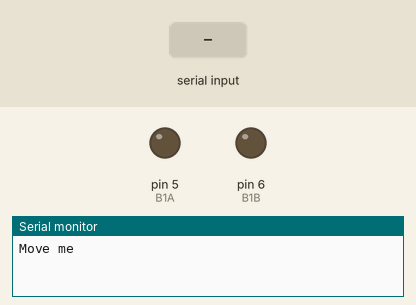
This sketch was run on a simulated Arduino Uno, built with avr-gcc and run on an emulated ATmega328P. Parts: output pins drawn as LEDs (lit = HIGH), the last lines printed to the serial monitor. The test bench sets the inputs (shaded band).

Above: at 1.2 s.
1.3 s: "F" received over Serial
At 1.7 s:
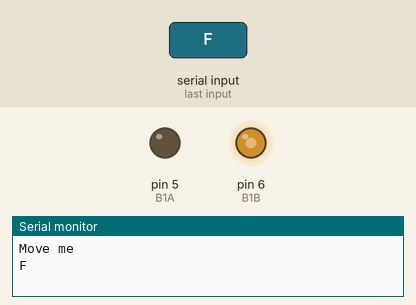
2.8 s: "B" received over Serial
At 4.0 s:
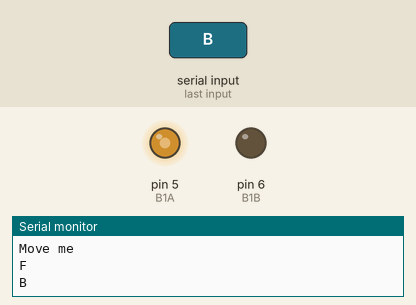
4.3 s: "1" received over Serial
At 5.2 s:
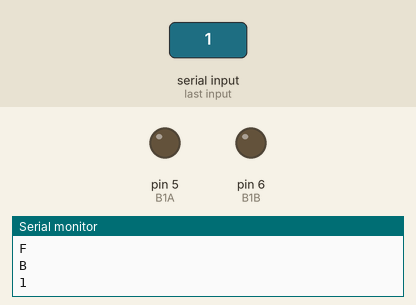
Timing chart, 0 to 7.3 s (numbered marks = the images above; inputs shaded):
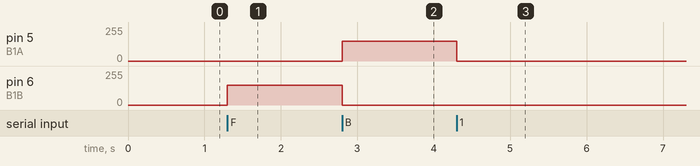

The sketch:

L9110S_Practice_ChangingSpeed.ino
```cpp
// (licence header left out)
const int B1A = 5;//define pin 8 for B1A
const int B1B = 6;//define pin 9 for B1B

int motorSpeed;


void setup() {
  pinMode(B1A,OUTPUT);// define pin as output
  pinMode(B1B,OUTPUT);
  Serial.begin(9600);
  motorSpeed = 150;

 while (!Serial) {
    ; // wait for serial port to connect. Needed for native USB port only
  }
    // send an intro:
  Serial.println("Move me");
  Serial.println();

}


void loop() {
  if (Serial.available() > 0) {
      char thisChar = Serial.read();
      Serial.println(thisChar);

      moveMotor(thisChar);

  }
}


/*
 * @move
 * activation rotation of motor B
 * d is the direction
 * R = Right
 * L = Left
 */
void moveMotor(char d)
{
    if(d =='F'){
      analogWrite(B1A,LOW);
      analogWrite(B1B,motorSpeed);
    }else if(d =='B'){
      analogWrite(B1A,motorSpeed);
      analogWrite(B1B,LOW);
    }else{
    //Robojax.com L9110 Motor Tutorial
    // Turn motor OFF
      analogWrite(B1A,LOW);
      analogWrite(B1B,LOW);
    }

}// move end
```

Measured:
- after the input at 1.3 s, pin 6 (B1B): 0/255 → 150/255 at once
- after the input at 2.8 s, pin 5 (B1A): 0/255 → 150/255 at once; pin 6 (B1B): 150/255 → 0/255 at once
- after the input at 4.3 s, pin 5 (B1A): 150/255 → 0/255 at once
